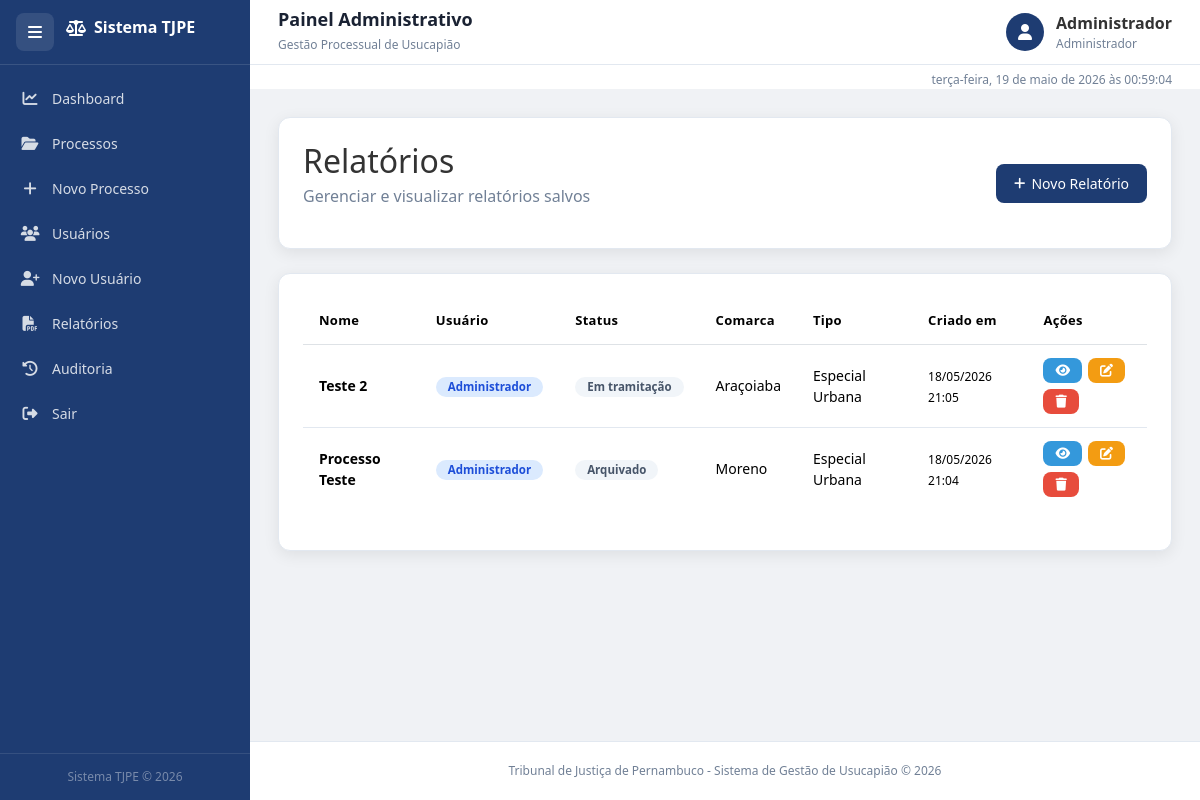
Page /relatorios (signed in) on the committed database.
### tables this page shows
CREATE TABLE relatorios (
        id INTEGER PRIMARY KEY AUTOINCREMENT,
        usuario_id INTEGER NOT NULL,
        nome TEXT NOT NULL,
        descricao TEXT,
        status TEXT,
        comarca TEXT,
        tipo_usucapiao TEXT,
        data_criacao TEXT,
        data_atualizacao TEXT,
        FOREIGN KEY(usuario_id) REFERENCES usuarios(id)
    );

CREATE TABLE usuarios (
        id INTEGER PRIMARY KEY AUTOINCREMENT,
        nome TEXT NOT NULL,
        email TEXT UNIQUE NOT NULL,
        senha TEXT NOT NULL,
        perfil TEXT NOT NULL
    );

### projeto_tj.py (the view)
@app.route("/relatorios")
@login_required
def relatorios():
    conn = get_db_connection()
    usuario_id = session["usuario_id"]
    perfil = session["perfil"]
    if perfil == "Administrador":
        relatorios_list = conn.execute(
            "SELECT r.*, u.nome as usuario_nome FROM relatorios r JOIN usuarios u ON r.usuario_id = u.id ORDER BY r.data_atualizacao DESC"
        ).fetchall()
    else:
        relatorios_list = conn.execute(
            "SELECT r.*, u.nome as usuario_nome FROM relatorios r JOIN usuarios u ON r.usuario_id = u.id WHERE r.usuario_id = ? ORDER BY r.data_atualizacao DESC",
            (usuario_id,)
        ).fetchall()
    conn.close()
    return render_template(
        "relatorios_lista.html",
        relatorios=relatorios_list
    )

### projeto_tj.py (called while the page is built, shortened)
def get_db_connection():
    conn = sqlite3.connect(DATABASE)
    conn.row_factory = sqlite3.Row
    return conn

def login_required(f):
    @wraps(f)
    def decorated_function(*args, **kwargs):
        return f(*args, **kwargs)
    return decorated_function

### templates/relatorios_lista.html (shortened to what this page needs)
{% extends 'base.html' %}
{% block content %}
<div class="fade-in">
    <div class="card-box mb-4">
        <div class="d-flex justify-content-between align-items-center flex-wrap">
            <div>
                <h2 class="mb-1">Relatórios</h2>
                <p class="text-muted">Gerenciar e visualizar relatórios salvos</p>
            </div>
            <div>
                <a href="/relatorio/novo" class="btn btn-primary">
                    <i class="fas fa-plus"></i> Novo Relatório
                </a>
            </div>
        </div>
    </div>
    <div class="card-box">
        <div class="table-responsive">
            <table class="table table-hover align-middle">
                <thead>
                    <tr>
                        <th>Nome</th>
                        <th>Usuário</th>
                        <th>Status</th>
                        <th>Comarca</th>
                        <th>Tipo</th>
                        <th>Criado em</th>
                        <th>Ações</th>
                    </tr>
                </thead>
                <tbody>
                    {% if relatorios %}
                        {% for r in relatorios %}
                        <tr>
                            <td>
                                <strong>{{ r['nome'] }}</strong>
                            </td>
                            <td>
                                <span class="badge badge-info">{{ r['usuario_nome'] }}</span>
                            </td>
                            <td>
                                {% if r['status'] %}
                                    <span class="badge badge-secondary">{{ r['status'] }}</span>
                                {% else %}
                                    <span class="text-muted">-</span>
                                {% endif %}
                            </td>
                            <td>
                                {% if r['comarca'] %}
                                    {{ r['comarca'] }}
                                {% else %}
                                    <span class="text-muted">-</span>
                                {% endif %}
                            </td>
                            <td>
                                {% if r['tipo_usucapiao'] %}
                                    {{ r['tipo_usucapiao'] }}
                                {% else %}
                                    <span class="text-muted">-</span>
                                {% endif %}
                            </td>
                            <td>
                                <small>{{ r['data_criacao'] }}</small>
                            </td>
                            <td>
                                <div class="action-buttons">
                                    <a href="/relatorio/visualizar/{{ r['id'] }}" class="btn btn-sm btn-info" title="Visualizar">
                                        <i class="fas fa-eye"></i>
                                    </a>
                                    {% if session.perfil == 'Administrador' or session.usuario_id == r['usuario_id'] %}
                                        <a href="/relatorio/editar/{{ r['id'] }}" class="btn btn-sm btn-warning" title="Editar">
                                            <i class="fas fa-edit"></i>
                                        </a>
                                        <a href="/relatorio/excluir/{{ r['id'] }}" class="btn btn-sm btn-danger"
                                           onclick="return confirm('Confirma exclusão?')" title="Excluir">
                                            <i class="fas fa-trash"></i>
                                        </a>
                                    {% endif %}
                                </div>
                            </td>
                        </tr>
                        {% endfor %}
                    {% endif %}
                </tbody>
            </table>
        </div>
    </div>
</div>
{% endblock %}

### static/css/style.css (style rules this page uses)
*, *::before, *::after { box-sizing: border-box; margin: 0; padding: 0; }
html, body { height: 100%; font-family: "Segoe UI", Tahoma, Geneva, Verdana, sans-serif; background: #f0f2f5; color: #333; overflow-x: hidden; scroll-behavior: smooth; }
:root { --sidebar-w: 250px; --sidebar-collapsed: 72px; --topbar-h: 65px; --azul: #1e3c72; --azul2: #2a5298; --azul3: #3a6abf; --branco: #ffffff; --cinza-bg: #f0f2f5; --borda: #e2e8f0; --texto: #1a2233; --texto2: #4a5568; --texto3: #718096; --verde: #2ecc71; --vermelho: #e74c3c; --laranja: #f39c12; --azul-info: #3498db; --radius: 12px; --shadow: 0 4px 16px rgba(0,0,0,0.08); --transition: 0.28s ease; }
.card-box { background: var(--branco); border-radius: var(--radius); box-shadow: var(--shadow); padding: 24px; margin-bottom: 20px; border: 1px solid var(--borda); }
.table { width: 100%; border-collapse: collapse; }
.table thead { background: var(--azul); color: #fff; }
.table thead th { padding: 13px 16px; font-size: 13px; font-weight: 600; letter-spacing: .3px; }
.table tbody td { padding: 13px 16px; border-bottom: 1px solid var(--borda); font-size: 14px; vertical-align: middle; }
.table tbody tr:last-child td { border-bottom: none; }
.badge { display: inline-block; padding: 4px 12px; border-radius: 20px; font-size: 11.5px; font-weight: 600; white-space: nowrap; }
.bg-info, .badge-info { background: #dbeafe !important; color: #1d4ed8 !important; }
.bg-secondary,.badge-secondary { background: #f1f5f9 !important; color: #475569 !important; }
.btn { display: inline-flex; align-items: center; gap: 6px; padding: 9px 18px; border-radius: 8px; font-size: 14px; font-weight: 500; border: none; cursor: pointer; text-decoration: none; transition: all 0.18s; white-space: nowrap; }
.btn-sm { padding: 6px 12px; font-size: 13px; }
.btn-primary { background: var(--azul); color: #fff; }
.btn-danger { background: var(--vermelho); color: #fff; }
.btn-warning { background: var(--laranja); color: #fff; }
.btn-info { background: var(--azul-info);color: #fff; }
.btn i { font-size: 13px; }
.fade-in { animation: fadeIn .4s ease; }
.d-flex { display: flex; }
.align-items-center { align-items: center; }
.justify-content-between { justify-content: space-between; }
.flex-wrap { flex-wrap: wrap; }
.mb-1 { margin-bottom: 4px; }
.mb-4 { margin-bottom: 16px; }
.text-muted { color: var(--texto3) !important; }
.table-responsive { overflow-x: auto; }
.table-hover tbody tr { cursor: default; }
.align-middle td { vertical-align: middle; }
strong { font-weight: 600; }
small { font-size: 12px; }
.action-buttons { display: flex; gap: 6px; flex-wrap: wrap; }

### rows in the picture
relatorios: nome "Teste 2", usuario_nome "Administrador", status "Em tramitação", comarca "Araçoiaba", tipo_usucapiao "Especial Urbana", data_criacao "18/05/2026 21:05"
relatorios: nome "Processo Teste", usuario_nome "Administrador", status "Arquivado", comarca "Moreno", tipo_usucapiao "Especial Urbana", data_criacao "18/05/2026 21:04"

### other values in the picture
{{ session.get('usuario_nome', 'Usuário') }} "Administrador"
{{ session.get('perfil', 'Perfil') }} "Administrador"
